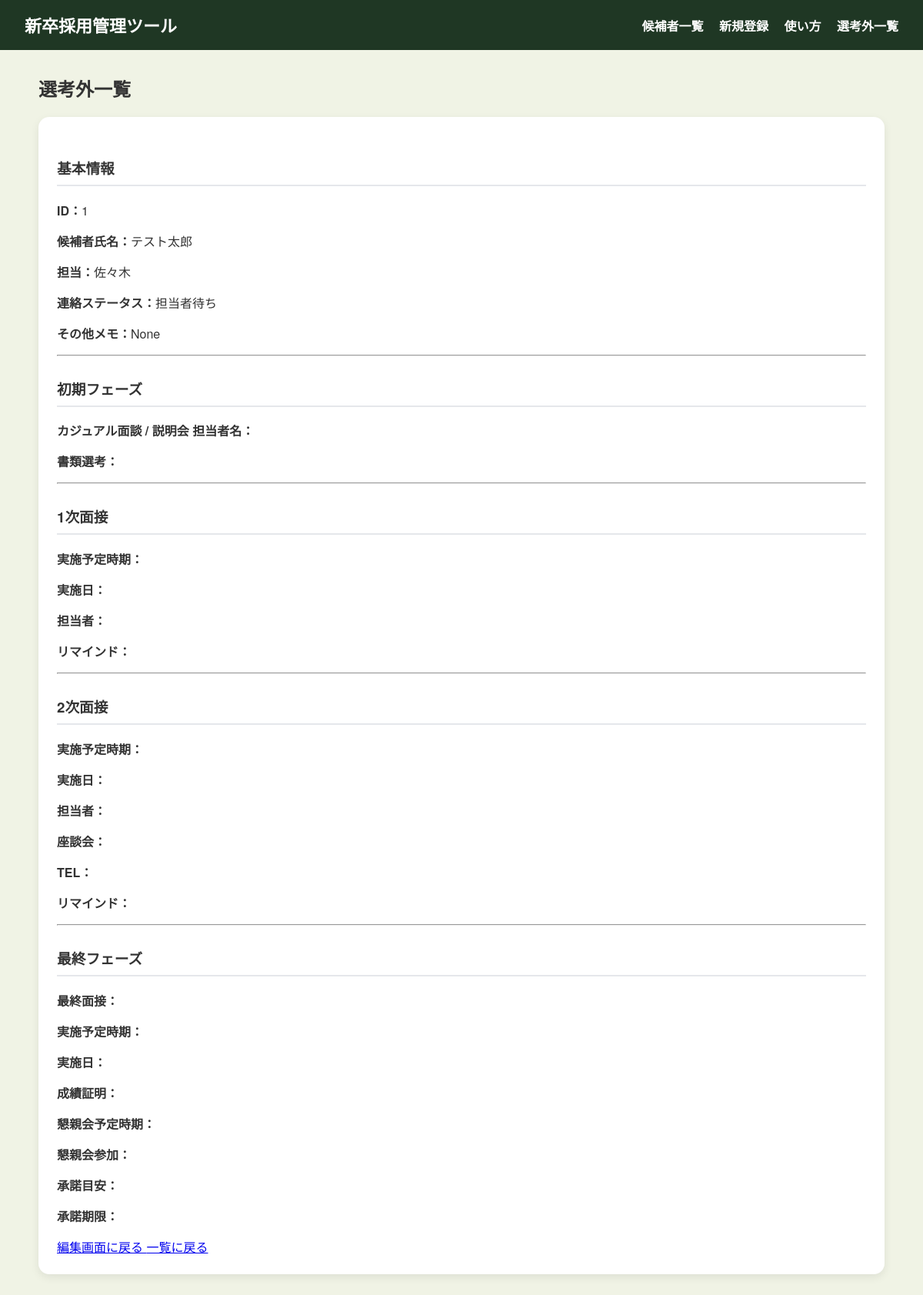
The app's page /addpage/1, older data.
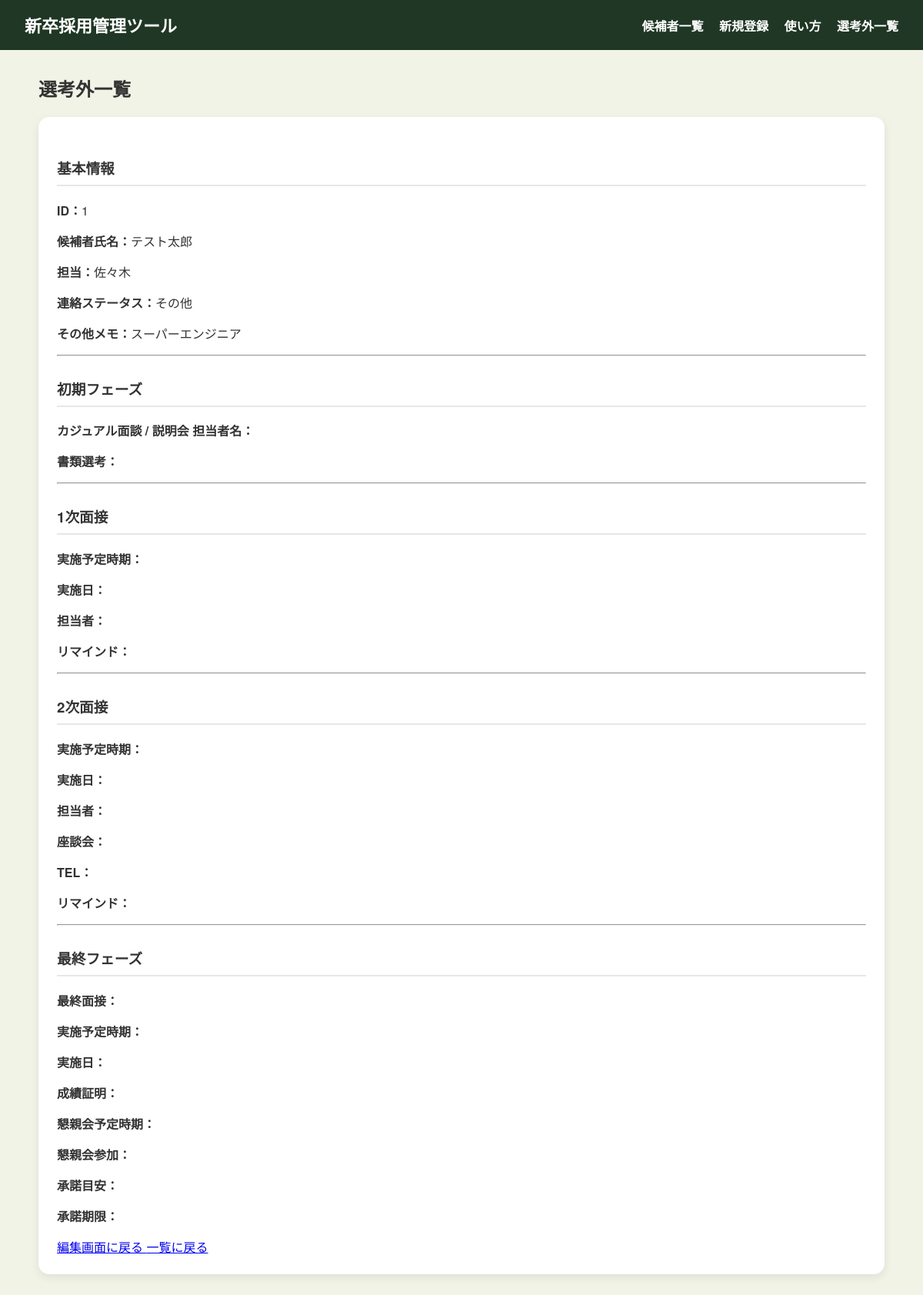
The same page, newer data.
### tables this page shows
CREATE TABLE candidates (
    id INTEGER PRIMARY KEY AUTOINCREMENT,
    name TEXT NOT NULL,
    owner TEXT,
    profile_url TEXT,
    contact_status TEXT NOT NULL DEFAULT '未連絡',
    created_at TEXT NOT NULL DEFAULT CURRENT_TIMESTAMP,
    updated_at TEXT NOT NULL DEFAULT CURRENT_TIMESTAMP,
    last_updated_field TEXT DEFAULT '新規登録'
, contact_memo TEXT);

### app.py (the view)
@app.route('/addpage')
@app.route('/addpage/<int:id>')
def addpage(id=None):
    candidate = None
    if id is not None:
        conn = sqlite3.connect('recruit.db')
        conn.row_factory = sqlite3.Row
        cur = conn.cursor()
        cur.execute('SELECT * FROM candidates WHERE id = ?', (id,))
        candidate = cur.fetchone()
        conn.close()
    return render_template('addpage.html', candidate=candidate)

### templates/addpage.html
{% extends "base.html" %}
{% block page_css %}
<link rel="stylesheet" href="{{ url_for('static', filename='css/form.css') }}">
{% endblock %}
{% block content %}
<h2>選考外一覧</h2>
{% if candidate %}
<div class="form-card">
  <h3>基本情報</h3>
  <p><strong>ID：</strong>{{ candidate.id }}</p>
  <p><strong>候補者氏名：</strong>{{ candidate.name }}</p>
  <p><strong>担当：</strong>{{ candidate.owner }}</p>
  <p><strong>連絡ステータス：</strong>{{ candidate.contact_status }}</p>
  <p><strong>その他メモ：</strong>{{ candidate.contact_memo }}</p>
  <hr>
  <h3>初期フェーズ</h3>
  <p><strong>カジュアル面談 / 説明会 担当者名：</strong>{{ candidate.casual_event_staff }}</p>
  <p><strong>書類選考：</strong>{{ candidate.document_screening }}</p>
  <hr>
  <h3>1次面接</h3>
  <p><strong>実施予定時期：</strong>{{ candidate.first_period }}</p>
  <p><strong>実施日：</strong>{{ candidate.first_interview_date }}</p>
  <p><strong>担当者：</strong>{{ candidate.first_interviewer }}</p>
  <p><strong>リマインド：</strong>{{ candidate.first_remind }}</p>
  <hr>
  <h3>2次面接</h3>
  <p><strong>実施予定時期：</strong>{{ candidate.second_period }}</p>
  <p><strong>実施日：</strong>{{ candidate.second_interview_date }}</p>
  <p><strong>担当者：</strong>{{ candidate.second_interviewer }}</p>
  <p><strong>座談会：</strong>{{ candidate.first_meeting }}</p>
  <p><strong>TEL：</strong>{{ candidate.second_tel }}</p>
  <p><strong>リマインド：</strong>{{ candidate.second_remind }}</p>
  <hr>
  <h3>最終フェーズ</h3>
  <p><strong>最終面接：</strong>{{ candidate.final_interview }}</p>
  <p><strong>実施予定時期：</strong>{{ candidate.final_period }}</p>
  <p><strong>実施日：</strong>{{ candidate.final_interview_date }}</p>
  <p><strong>成績証明：</strong>{{ candidate.transcript }}</p>
  <p><strong>懇親会予定時期：</strong>{{ candidate.pizza_party_plan }}</p>
  <p><strong>懇親会参加：</strong>{{ candidate.pizza_party_join }}</p>
  <p><strong>承諾目安：</strong>{{ candidate.acceptance_estimate }}</p>
  <p><strong>承諾期限：</strong>{{ candidate.offer_deadline }}</p>
  <div class="form-actions">
    <a href="{{ url_for('edit_candidate', id=candidate.id) }}" class="btn-addpage">
      編集画面に戻る
    </a>
    <a href="{{ url_for('index') }}" class="btn-addpage">
      一覧に戻る
    </a>
  </div>
</div>
{% else %}
<p>データが見つかりませんでした。</p>
<a href="{{ url_for('index') }}" class="btn-addpage">
  一覧に戻る
</a>
{% endif %}
{% endblock %}

### templates/base.html (shortened to what this page needs)
<!DOCTYPE html>
<html lang="ja">
<head>
  <link rel="stylesheet" href="{{ url_for('static', filename='css/base.css') }}">
  {% block page_css %}{% endblock %}
</head>
<body>
  <header class="header">
    <h1>新卒採用管理ツール</h1>
    <nav>
      <a href="{{ url_for('index') }}">候補者一覧</a>
      <a href="{{ url_for('new_candidate') }}">新規登録</a>
      <a href="{{ url_for('usage_page') }}">使い方</a>
      <a href="{{ url_for('addpage') }}">選考外一覧</a>
    </nav>
  </header>
  <main class="container">
    {% block content %}
    {% endblock %}
  </main>
</body>
</html>

### static/css/base.css (style rules this page uses)
body { margin: 0; font-family: "Helvetica Neue", Arial, sans-serif; background-color: #f0f3e5; color: #333; }
.header { background-color: #1f3724; color: rgb(255, 255, 255); padding: 16px 32px; display: flex; justify-content: space-between; align-items: center; }
.header h1 { margin: 0; font-size: 22px; }
.header a { color: white; text-decoration: none; margin-left: 16px; font-weight: bold; }
.container { max-width: 1100px; margin: 32px auto; padding: 0 20px; }

### static/css/form.css (style rules this page uses)
.form-card { background-color: white; padding: 24px; border-radius: 14px; box-shadow: 0 4px 12px rgba(0, 0, 0, 0.08); }
.form-card h3 { margin-top: 28px; padding-bottom: 8px; border-bottom: 2px solid #e5e7eb; }

Row changes from the older to the newer data that the page shows:
changed candidates "テスト太郎": contact_status "担当者待ち" → "その他"; contact_memo (not shown) → "スーパーエンジニア"
Text that changed along with them:
{{ candidate.contact_memo }}: "None" → (not shown)
